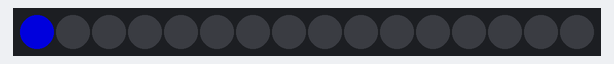
Recording of a sketch running on a simulated Arduino Uno, built with avr-gcc and run on an emulated ATmega328P. On the bench: 16 RGB LEDs in strip order, left to right. Dim RGB values are drawn brighter than linear.

Above: at 0.1 s.
At 1.3 s:
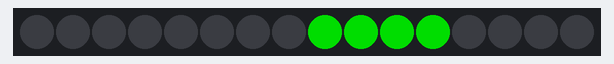
At 2.93 s:
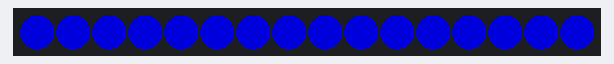

The sketch:

qfsae_rpmV1.ino
```cpp
/**
  Organization: Queen's Racing, 2022
  Program:      NeoPixel RPM Light Test
  Author:       Samuel Emard-Thibault
  Version:      Revision 1
  Date:         11/14/2022
**/

#include <Adafruit_NeoPixel.h>

#define BRIGHTNESS 150 // 0 to 255
#define PIN      6    // digital Arduino pin
#define N_LEDS 16     // number of pixels on strip
#define REDLINE 7500  // define the engine speed's limit

int idealShiftSpeed = REDLINE - 300;  // generalized, find real ideal speed using actual HP/TQ curves

// initialize strip object and colors
Adafruit_NeoPixel strip = Adafruit_NeoPixel(N_LEDS, PIN, NEO_GRB + NEO_KHZ800);
uint16_t green = strip.Color(0, BRIGHTNESS, 0);
uint16_t red = strip.Color(BRIGHTNESS, 0, 0);
uint16_t blue = strip.Color(0, 0, BRIGHTNESS);

// test values
float currEngineSpeed[11] = {1000.0, 2000.0, 3000.0, 4000.0, 5000.0, 6000.0, 7000.0, 7300.0, 7400.0, 7450.0, 7500.0};

void setup() {
  strip.begin();
  startAnimation();
}

void loop() {

  // for each RPM input (test data)
  for (int i = 0; i < 11; i++)
  {
    // if we're at or past the ideal engine speed for upshifts, flash
    if (currEngineSpeed[i] >= idealShiftSpeed)
    {
      flash();
    } else
    {
      // else, find % of current engine speed, and map it to the percentage of pixels we want to light up
      int numPixels = (currEngineSpeed[i] / REDLINE) * N_LEDS;
      updateLEDS(numPixels);
    }
    delay(50);
  }
}

// flash full blue strip once
void flash()
{
  strip.clear();
  strip.show();
  delay(30);
  for (int i = 0; i < N_LEDS; i++)
    strip.setPixelColor(i, blue);
  strip.show();
}

// updates the strip based on current numLEDS calculated in loop()
void updateLEDS(int n)
{
  // clear the strip (in case engine speed decreased)
  strip.clear();

  // light up number of pixels based on parameter
  for (int i = 0; i < n; i++)
  {
    // if we're at least 60% to the redline, light up blue, else light up green
    if (i < N_LEDS * 0.6)
    {
      strip.setPixelColor(i, green);
    } else
    {
      strip.setPixelColor(i, blue);
    }
  }
  strip.show();
}

// starting animation (~2sec)
void startAnimation()
{

  // collision animation
  for (int i = 0; i < N_LEDS; i++)
  {
    strip.setPixelColor(i, blue);
    strip.setPixelColor(N_LEDS - i, blue);
    strip.show();
    delay(25);
  }
  for (int i = 0; i < N_LEDS; i++)
  {
    strip.setPixelColor(i, 0);
    strip.setPixelColor(N_LEDS - i, 0);
    strip.show();
    delay(25);
  }

  // chase animation
  for (int i = 0; i < N_LEDS + 4; i++)
  {
    strip.setPixelColor(i, green);

    if (i > 3)
      strip.setPixelColor(i-4, 0);

    strip.show();
    delay(15);
  }
  for (int i = N_LEDS; i > -5; i--)
  {
    strip.setPixelColor(i, green);

    if (i < N_LEDS)
      strip.setPixelColor(i+4, 0);

    strip.show();
    delay(15);
  }

  // glowing animation
  int intensity = 0;
  while (intensity < BRIGHTNESS)
  {
    for (int i = 0; i < N_LEDS; i++)
    {
      strip.setPixelColor(i, strip.Color(0, 0, intensity));
    }
    strip.show();
    delay(2);
    intensity++;
  }
  while (intensity >= 0)
  {
    for (int i = 0; i < N_LEDS; i++)
    {
      strip.setPixelColor(i, strip.Color(0, 0, intensity));
    }
    strip.show();
    delay(2);
    intensity--;
  }
}
```

Measured:
- by itself, everything shown: repeats every 0.68 s, in 8 steps
